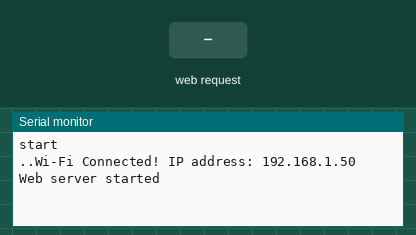
Simulated run of this sketch. Board: ESP32. Shown: the last lines printed to the serial monitor. The test bench sets the inputs (shaded band). WiFi joins after 1.5 s; servers stay silent unless stated.

Above: at 3.2 s.
3.3 s: HTTP request GET / received
At 3.9 s:
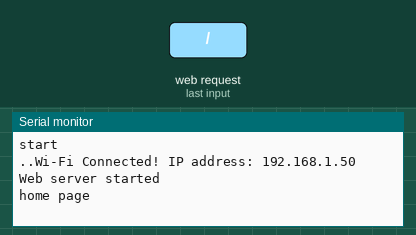
4.8 s: HTTP request GET /request received
At 6.2 s:
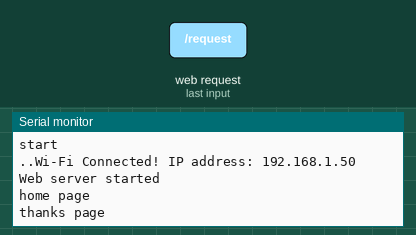

The sketch:

webserver.ino
```cpp
#include <WiFi.h>
#include <ESPAsyncWebServer.h>

/*****************
 * wi-fi設定
 * 各環境ごとに設定の必要あり
 * 2.4Gに対応
 *****************/
const char *ssid      = "XXXXXX"; // @todo: 各環境の設定
const char *password  = "XXXXXX"; // @todo: 各環境の設定
IPAddress ip(192, 168, 1, 123);     // IPアドレス（本機が利用するIP）
IPAddress gateway(192, 168, 1, 1);  // デフォルトゲートウェイ
IPAddress subnet(255, 255, 255, 0); // サブネットマスク

AsyncWebServer webServer ( 80 );

void setup(void) {
  Serial.begin(9600);
  Serial.println ("start");

  WiFi.config( ip, gateway, subnet );
  WiFi.begin ( ssid, password );
  while ( WiFi.status() != WL_CONNECTED ) {
    delay ( 1000 );
    Serial.print ( "." );
  }
  Serial.print ( "Wi-Fi Connected! IP address: " );
  Serial.println ( WiFi.localIP() );

  webServer.on("/", HTTP_GET, [](AsyncWebServerRequest *request){
    request->send ( 200, "text/html", "<!DOCTYPE html><html><head><meta charset=\"UTF-8\"><title>test</title><link rel=\"stylesheet\" href=\"https://cdnjs.cloudflare.com/ajax/libs/bootstrap/5.0.2/css/bootstrap.min.css\"></head><body><div class=\"container d-flex justify-content-center align-items-center vh-100\"><form action=\"/request\" method=\"get\"><div class=\"d-grid\"><button type=\"submit\" class=\"btn btn-primary\">Submit</button></div></form></div><script src=\"https://cdnjs.cloudflare.com/ajax/libs/bootstrap/5.0.2/js/bootstrap.bundle.min.js\"></script></body></html>");
    Serial.println ("home page");
  });
  webServer.on("/request", HTTP_GET, [](AsyncWebServerRequest *request){
    request->send ( 200, "text/html", "<!DOCTYPE html><html><head><meta charset=\"UTF-8\"><title>test</title><link rel=\"stylesheet\" href=\"https://cdnjs.cloudflare.com/ajax/libs/bootstrap/5.0.2/css/bootstrap.min.css\"></head><body><div class=\"container d-flex justify-content-center align-items-center vh-100\"><div class=\"d-grid\">thanks</div></div><script src=\"https://cdnjs.cloudflare.com/ajax/libs/bootstrap/5.0.2/js/bootstrap.bundle.min.js\"></script></body></html>" );
    Serial.println ("thanks page");
  });
  webServer.begin();
  Serial.println ( "Web server started" );
}

void loop(void){
}
```

Measured:
- after the input at 3.3 s, the serial monitor: prints a new line at once (image 1)
- after the input at 4.8 s, the serial monitor: prints a new line at once (image 2)
